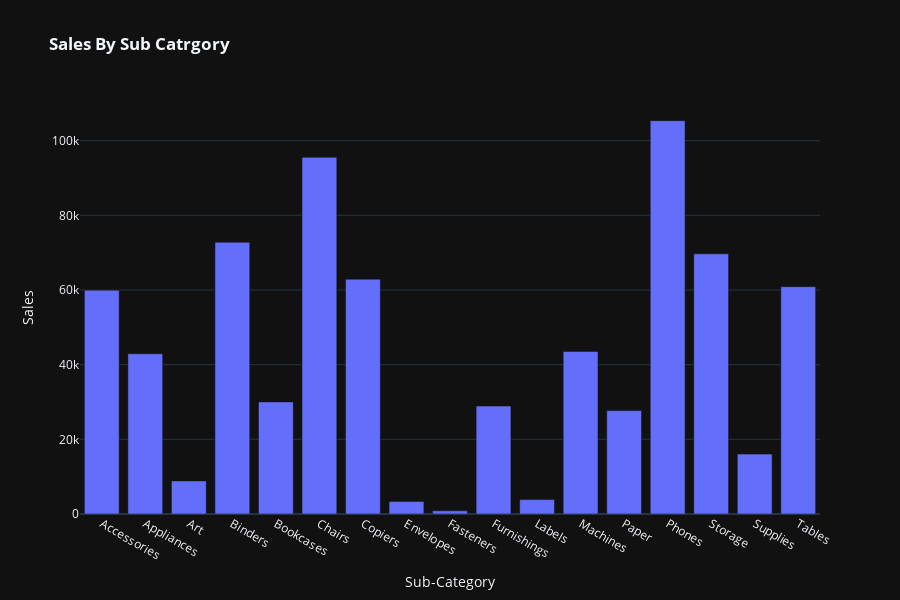

Source (notebook cell):
### Code cell
#Plotting sales by sub category
data = grouped_data('Sub-Category')

#barchart
fig = px.bar(data, x ='Sub-Category',
             y = 'Sales', 
             title = '<b> Sales By Sub Catrgory <b>',
             template = 'plotly_dark')
fig.show()

### Figure 1 — Plotly figure (JSON) as saved in the notebook; plotly's stock layout.template omitted (floating-point values rounded to 4 significant figures)
{"data": [{"alignmentgroup": "True", "hoverlabel": {"namelength": 0}, "hovertemplate": "Sub-Category=%{x}<br>Sales=%{y}", "legendgroup": "", "marker": {"color": "#636efa"}, "name": "", "offsetgroup": "", "orientation": "v", "showlegend": false, "textposition": "auto", "type": "bar", "x": ["Accessories", "Appliances", "Art", "Binders", "Bookcases", "Chairs", "Copiers", "Envelopes", "Fasteners", "Furnishings", "Labels", "Machines", "Paper", "Phones", "Storage", "Supplies", "Tables"], "xaxis": "x", "y": [59950.0, 42930.0, 8863.0, 72790.0, 30020.0, 95550.0, 62900.0, 3379.0, 857.6, 28920.0, 3861.0, 43540.0, 27690.0, 105300.0, 69680.0, 16050.0, 60890.0], "yaxis": "y"}], "layout": {"barmode": "relative", "height": 600, "legend": {"tracegroupgap": 0}, "title": {"text": "<b> Sales By Sub Catrgory <b>"}, "xaxis": {"anchor": "y", "domain": [0, 1], "title": {"text": "Sub-Category"}}, "yaxis": {"anchor": "x", "domain": [0, 1], "title": {"text": "Sales"}}}}
